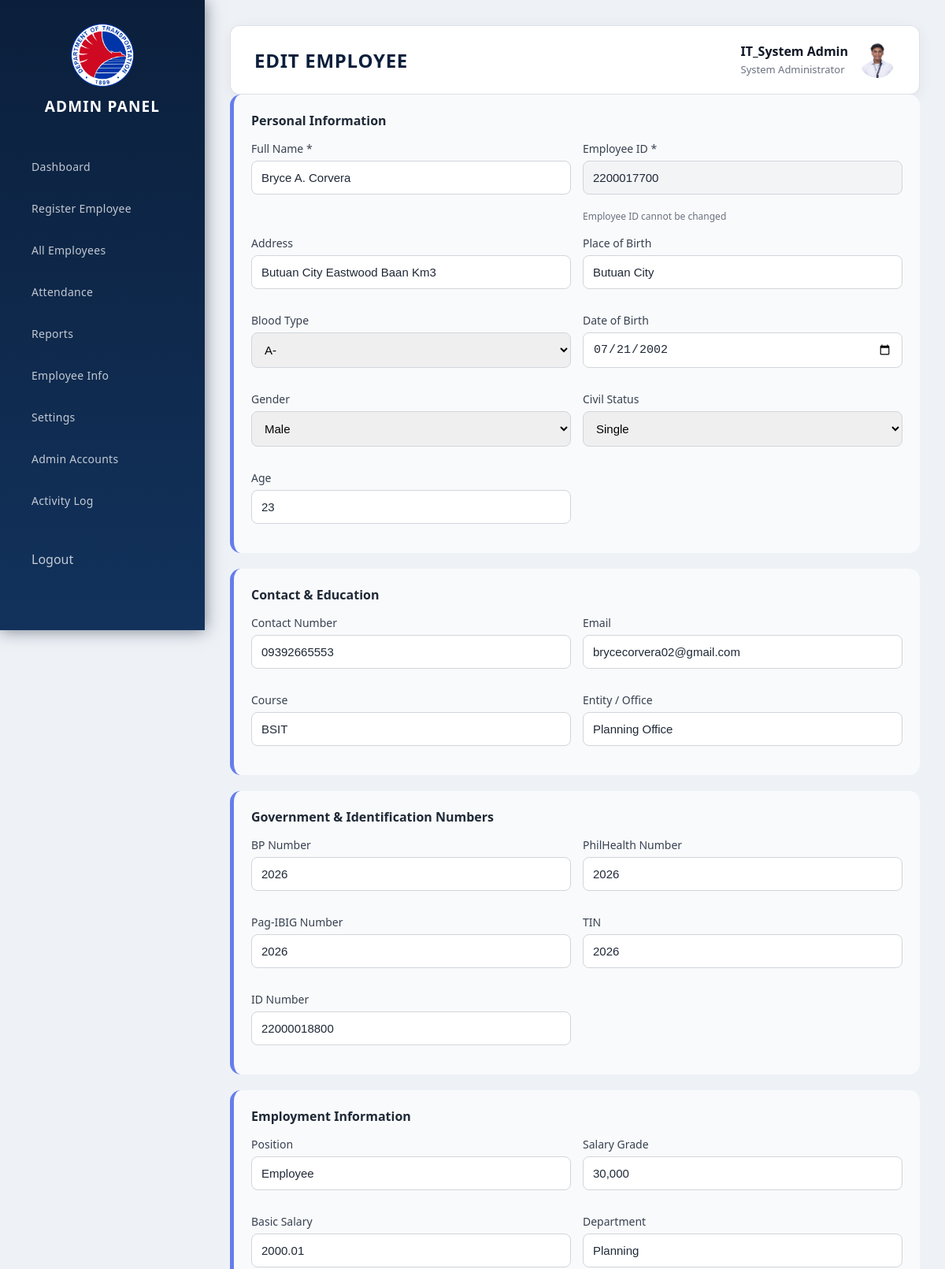
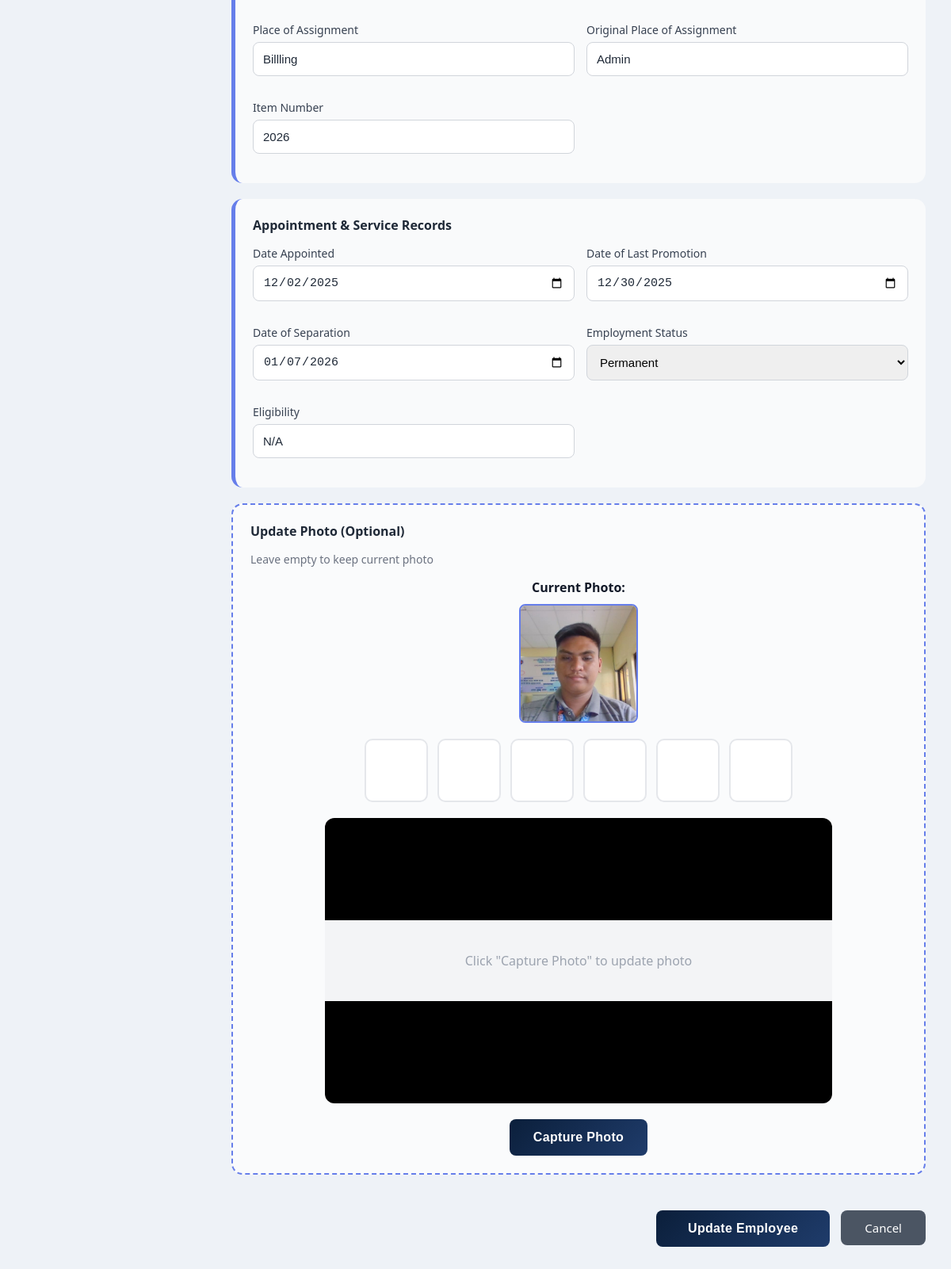
The page /admin/employee/edit/2 (signed in) on the database its author committed (2 pictures, top to bottom).
### tables this page shows
CREATE TABLE settings (
    id INTEGER PRIMARY KEY AUTOINCREMENT,
    setting_key TEXT UNIQUE NOT NULL,
    setting_value TEXT NOT NULL,
    description TEXT,
    updated_at TIMESTAMP DEFAULT CURRENT_TIMESTAMP
);

CREATE TABLE employees (
    id INTEGER PRIMARY KEY AUTOINCREMENT,
    full_name TEXT,
    employee_code TEXT UNIQUE,
    address TEXT,
    place_of_birth TEXT,
    blood_type TEXT,
    date_of_birth TEXT,
    gender TEXT,
    civil_status TEXT,
    age INTEGER,
    contact_number TEXT,
    email TEXT,
    course TEXT,
    entity_office TEXT,
    bp_number TEXT,
    philhealth_number TEXT,
    pagibig_number TEXT,
    tin TEXT,
    id_number TEXT,
    position TEXT,
    salary_grade TEXT,
    basic_salary REAL,
    department TEXT,
    place_of_assignment TEXT,
    original_place_of_assignment TEXT,
    item_number TEXT,
    date_appointed TEXT,
    date_of_last_promotion TEXT,
    date_of_separation TEXT,
    employment_status TEXT,
    eligibility TEXT,
    photo_path TEXT,
    status TEXT DEFAULT 'Active',
    created_at TIMESTAMP DEFAULT CURRENT_TIMESTAMP
);

### blueprints/admin.py (the view, shortened to what this page needs)
@admin_bp.route("/employee/edit/<int:employee_id>", methods=["GET", "POST"])
@admin_required
def edit_employee(employee_id):
    try:
        from db import get_db
        db = get_db()
        cur = db.cursor()
        cur.execute("SELECT * FROM employees WHERE id=?", (employee_id,))
        employee = cur.fetchone()
        if not employee:
            return redirect(url_for("admin.employees"))
        return render_template("admin/edit_employee.html", employee=employee)
    except ValidationError as e:
        logger.warning(f"Validation error editing employee {employee_id}: {str(e)}")
        cur.execute("SELECT * FROM employees WHERE id=?", (employee_id,))
        employee = cur.fetchone()
        return render_template("admin/edit_employee.html", employee=employee, error=str(e))
    except Exception as e:
        db.rollback()
        logger.error(f"Error updating employee {employee_id}: {str(e)}", exc_info=True)
        cur.execute("SELECT * FROM employees WHERE id=?", (employee_id,))
        employee = cur.fetchone()
        return render_template("admin/edit_employee.html", employee=employee, error=str(e))

### app.py (called while the page is built)
@app.teardown_appcontext
def teardown_db(exception):
    close_db(exception)

@app.context_processor
def inject_organization_logo():
    try:
        from db import get_db
        db = get_db()
        cur = db.cursor()
        cur.execute("SELECT setting_value FROM settings WHERE setting_key = ?", ("organization_logo",))
        row = cur.fetchone()
        value = row["setting_value"] if row else None
        return {"organization_logo": value or DEFAULT_LOGO_FILENAME}
    except Exception:
        return {"organization_logo": DEFAULT_LOGO_FILENAME}

@app.after_request
def hide_server_header(response):
    response.headers['Server'] = 'SecureServer'
    return response

### blueprints/admin.py (called while the page is built)
def admin_required(f):
    @wraps(f)
    def wrapper(*args, **kwargs):
        if not session.get("admin_logged_in"):
            logger.warning("Unauthorized access attempt to admin route")
            return redirect(url_for("auth.admin_login"))
        return f(*args, **kwargs)
    return wrapper

### templates/admin/edit_employee.html (shortened to what this page needs)
{% extends "admin/base.html" %}
{% block title %}Edit Employee{% endblock %}
{% block content %}
<div class="section active">
  <form id="editForm" method="POST" action="{{ url_for('admin.edit_employee', employee_id=employee.id) }}">
    <div class="register-card">
      <h5>Personal Information</h5>
      <div class="form-grid">
        <div>
          <label>Full Name *</label>
          <input type="text" name="full_name" value="{{ employee.full_name or '' }}" required>
        </div>
        <div>
          <label>Employee ID *</label>
          <input type="text" name="employee_id" value="{{ employee.employee_code or '' }}" required readonly style="background: #f3f4f6; cursor: not-allowed;">
          <small style="color: #6b7280; font-size: 12px;">Employee ID cannot be changed</small>
        </div>
        <div>
          <label>Address</label>
          <input type="text" name="address" value="{{ employee.address or '' }}">
        </div>
        <div>
          <label>Place of Birth</label>
          <input type="text" name="place_of_birth" value="{{ employee.place_of_birth or '' }}">
        </div>
        <div>
          <label>Blood Type</label>
          <select name="blood_type">
            <option value="A-" {% if employee.blood_type == 'A-' %}selected{% endif %}>A-</option>
          </select>
        </div>
        <div>
          <label>Date of Birth</label>
          <input type="date" name="date_of_birth" value="{{ employee.date_of_birth or '' }}">
        </div>
        <div>
          <label>Gender</label>
          <select name="gender">
            <option value="Male" {% if employee.gender == 'Male' %}selected{% endif %}>Male</option>
          </select>
        </div>
        <div>
          <label>Civil Status</label>
          <select name="civil_status">
            <option value="Single" {% if employee.civil_status == 'Single' %}selected{% endif %}>Single</option>
          </select>
        </div>
        <div>
          <label>Age</label>
          <input type="number" name="age" min="18" max="100" value="{{ employee.age or '' }}">
        </div>
      </div>
    </div>
    <div class="register-card">
      <h5>Contact & Education</h5>
      <div class="form-grid">
        <div>
          <label>Contact Number</label>
          <input type="tel" name="contact_number" value="{{ employee.contact_number or '' }}">
        </div>
        <div>
          <label>Email</label>
          <input type="email" name="email" value="{{ employee.email or '' }}">
        </div>
        <div>
          <label>Course</label>
          <input type="text" name="course" value="{{ employee.course or '' }}">
        </div>
        <div>
          <label>Entity / Office</label>
          <input type="text" name="entity_office" value="{{ employee.entity_office or '' }}">
        </div>
      </div>
    </div>
    <div class="register-card">
      <h5>Government & Identification Numbers</h5>
      <div class="form-grid">
        <div>
          <label>BP Number</label>
          <input type="text" name="bp_number" value="{{ employee.bp_number or '' }}">
        </div>
        <div>
          <label>PhilHealth Number</label>
          <input type="text" name="philhealth_number" value="{{ employee.philhealth_number or '' }}">
        </div>
        <div>
          <label>Pag-IBIG Number</label>
          <input type="text" name="pagibig_number" value="{{ employee.pagibig_number or '' }}">
        </div>
        <div>
          <label>TIN</label>
          <input type="text" name="tin" value="{{ employee.tin or '' }}">
        </div>
        <div>
          <label>ID Number</label>
          <input type="text" name="id_number" value="{{ employee.id_number or '' }}">
        </div>
      </div>
    </div>
    <div class="register-card">
      <h5>Employment Information</h5>
      <div class="form-grid">
        <div>
          <label>Position</label>
          <input type="text" name="position" value="{{ employee.position or '' }}">
        </div>
        <div>
          <label>Salary Grade</label>
          <input type="text" name="salary_grade" value="{{ employee.salary_grade or '' }}">
        </div>
        <div>
          <label>Basic Salary</label>
          <input type="number" name="basic_salary" step="0.01" value="{{ employee.basic_salary or '' }}">
        </div>
        <div>
          <label>Department</label>
          <input type="text" name="department" value="{{ employee.department or '' }}">
        </div>
        <div>
          <label>Place of Assignment</label>
          <input type="text" name="place_of_assignment" value="{{ employee.place_of_assignment or '' }}">
        </div>
        <div>
          <label>Original Place of Assignment</label>
          <input type="text" name="original_place_of_assignment" value="{{ employee.original_place_of_assignment or '' }}">
        </div>
        <div>
          <label>Item Number</label>
          <input type="text" name="item_number" value="{{ employee.item_number or '' }}">
        </div>
      </div>
    </div>
    <div class="register-card">
      <h5>Appointment & Service Records</h5>
      <div class="form-grid">
        <div>
          <label>Date Appointed</label>
          <input type="date" name="date_appointed" value="{{ employee.date_appointed or '' }}">
        </div>
        <div>
          <label>Date of Last Promotion</label>
          <input type="date" name="date_of_last_promotion" value="{{ employee.date_of_last_promotion or '' }}">
        </div>
        <div>
          <label>Date of Separation</label>
          <input type="date" name="date_of_separation" value="{{ employee.date_of_separation or '' }}">
        </div>
        <div>
          <label>Employment Status</label>
          <select name="employment_status">
            <option value="Permanent" {% if employee.employment_status == 'Permanent' %}selected{% endif %}>Permanent</option>
          </select>
        </div>
        <div>
          <label>Eligibility</label>
          <input type="text" name="eligibility" value="{{ employee.eligibility or '' }}">
        </div>
      </div>
    </div>
    <div class="register-card facial-capture-section">
      <h5>Update Photo (Optional)</h5>
      <p style="color: #6b7280; margin-bottom: 15px; font-size: 14px;">Leave empty to keep current photo</p>
      {% if employee.photo_path %}
      <div style="text-align: center; margin-bottom: 15px;">
        <p style="margin-bottom: 10px; font-weight: 600;">Current Photo:</p>
        <img src="{{ url_for('static', filename=employee.photo_path) }}"
             alt="Current Photo"
             style="width: 150px; height: 150px; object-fit: cover; border-radius: 8px; border: 2px solid #667eea;">
      </div>
      {% endif %}
      <div class="facial-capture-container">
        <div class="capture-slots">
          <div class="capture-slot" id="slot-0">
          </div>
          <div class="capture-slot" id="slot-1">
          </div>
          <div class="capture-slot" id="slot-2">
          </div>
          <div class="capture-slot" id="slot-3">
          </div>
          <div class="capture-slot" id="slot-4">
          </div>
          <div class="capture-slot" id="slot-5">
          </div>
        </div>
        <div class="camera-preview-container">
          <div id="cameraPlaceholder" class="camera-placeholder">
            <p>Click "Capture Photo" to update photo</p>
          </div>
        </div>
        <button type="button" id="captureBtn" class="capture-photo-btn">Capture Photo</button>
      </div>
    </div>
    <div class="register-actions">
      <button type="submit" class="register-submit-btn">Update Employee</button>
      <a href="{{ url_for('admin.employee_info', id=employee.id) }}"
         class="btn-secondary"
         style="padding: 12px 30px; text-decoration: none; display: inline-block; margin-left: 10px;">
        Cancel
      </a>
    </div>
  </form>
</div>
{% endblock %}

### templates/admin/base.html (shortened to what this page needs)
<!DOCTYPE html>
<html lang="en">
<head>
  <link rel="stylesheet" href="{{ url_for('static', filename='admin.css') }}">
</head>
<body>
<div class="sidebar">
  <div class="logo">
    <img src="{{ url_for('static', filename=organization_logo) }}"
         alt="Department of Transportation Logo"
         class="logo-img">
    <div class="logo-text">Admin Panel</div>
  </div>
  <ul class="nav-menu">
    <li><a href="{{ url_for('admin.dashboard') }}" class="nav-link">Dashboard</a></li>
    <li><a href="{{ url_for('admin.register') }}" class="nav-link">Register Employee</a></li>
    <li><a href="{{ url_for('admin.employees') }}" class="nav-link">All Employees</a></li>
    <li><a href="{{ url_for('admin.attendance') }}" class="nav-link">Attendance</a></li>
    <li><a href="{{ url_for('admin.reports') }}" class="nav-link">Reports</a></li>
    <li><a href="{{ url_for('admin.employee_info') }}" class="nav-link">Employee Info</a></li>
    <li><a href="{{ url_for('admin.settings') }}" class="nav-link">Settings</a></li>
    <li><a href="{{ url_for('admin.manage_admins') }}" class="nav-link">Admin Accounts</a></li>
    <li><a href="{{ url_for('admin.audit_log') }}" class="nav-link">Activity Log</a></li>
  </ul>
  <div class="logout-box">
    <a href="{{ url_for('auth.admin_logout') }}" class="logout-btn">Logout</a>
  </div>
</div>
<div class="main">
  <div class="topbar">
    <div class="page-title">{% block title %}{% endblock %}</div>
    <div class="admin-profile">
      <div class="admin-info">
        <strong>{{ session.get('admin_name') or 'DOTR Admin' }}</strong>
        <small>System Administrator</small>
      </div>
      {% if session.get('admin_photo_path') %}
      <img src="{{ url_for('static', filename=session.get('admin_photo_path')) }}" alt="Profile" class="admin-avatar-img" style="width: 46px; height: 46px; border-radius: 50%; object-fit: cover;">
      {% else %}
      <div class="admin-avatar">{{ (session.get('admin_name') or 'DOTR')[0:4] }}</div>
      {% endif %}
    </div>
  </div>
  {% block content %}{% endblock %}
</div>
</body>
</html>

### templates/admin/base.html (style rules this page uses)
.nav-link { cursor: pointer; user-select: none; -webkit-user-select: none; pointer-events: auto !important; }
body:not(.loading) { opacity: 1 !important; }
.nav-link { transition: opacity 0.1s ease, background 0.2s ease; }
.main { will-change: contents; }
.nav-link { contain: layout style paint; }

### rows shown on the page
settings: setting_value (picture)
employees: full_name "Bryce A. Corvera", employee_id "2200017700", address "Butuan City Eastwood Baan Km3", place_of_birth "Butuan City", blood_type "A-", date_of_birth "07/21/2002", gender "Male", civil_status "Single", age "23", contact_number "09392665553", email "brycecorvera02@gmail.com", course "BSIT", entity_office "Planning Office", bp_number "2026", philhealth_number "2026", pagibig_number "2026", tin "2026", id_number "22000018800", position "Employee", salary_grade "30,000", basic_salary "2000.01", department "Planning", place_of_assignment "Billling", original_place_of_assignment "Admin", item_number "2026", date_appointed "12/02/2025", date_of_last_promotion "12/30/2025", date_of_separation "01/07/2026", employment_status "Permanent", eligibility "N/A", photo_path (picture)

### other values the page prints
{{ session.get('admin_name') or 'DOTR Admin' }} "IT_System Admin"
